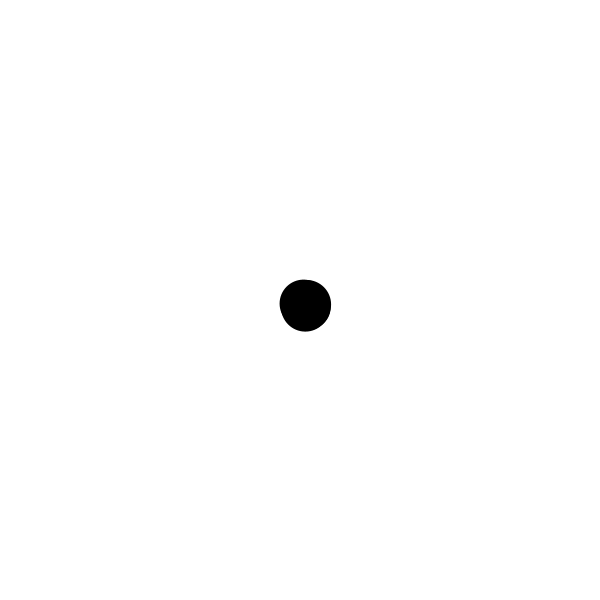
Frame 1 (no input)
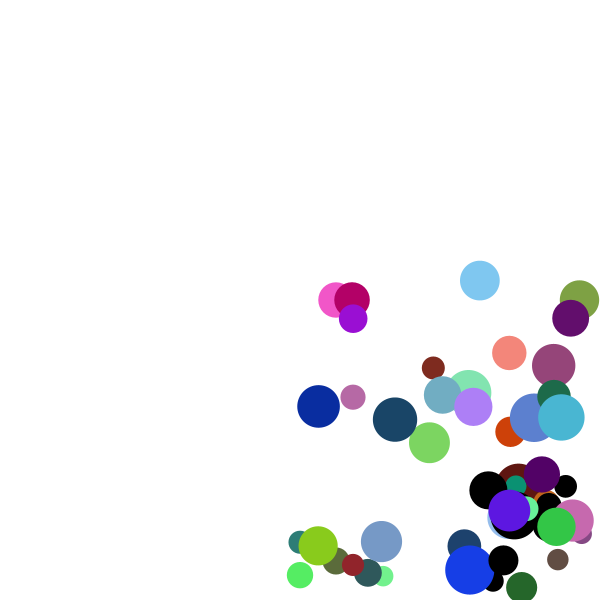
Frame 60 (the mouse pressed at the canvas centre just before this capture)
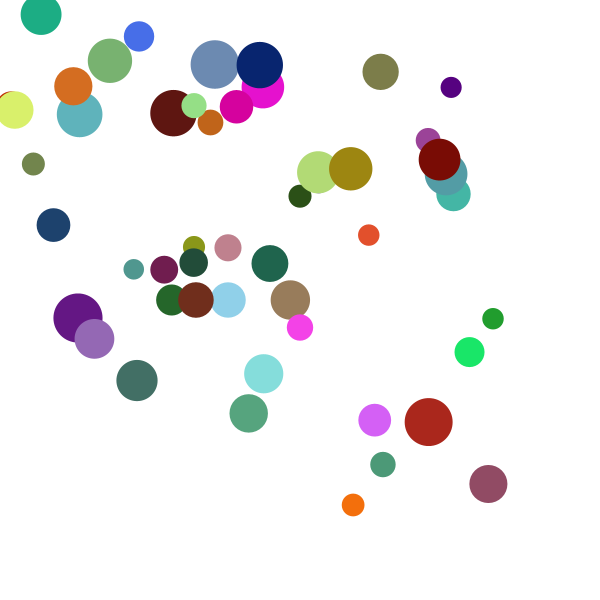
Frame 120 (the mouse held since frame 60 and released just before this capture)

The Processing sketch that drew these frames (run headless with seeded random() and noise(); from frame 60 on, the mouse is pressed at the canvas centre):

// Processing sketch: cria__o_de_bolas_com_poo
// ── cria__o_de_bolas_com_poo.pde
Bola [] b=new Bola [50];
void setup() {
  size(600, 600);
  noStroke();
  colorMode(HSB,360,100,100);
  for (int i=0; i<b.length; i++) {
    b[i] = new Bola (random(10,25), random(3,10), random(3,10));
  }
}

void draw() {
  fill(80, 0, 100);
  
  rect(0, 0, width, height);
  
  for (int i=0; i<b.length; i++) {
    b[i].update();
    b[i].parede();
    b[i].show();
  }
  
}

class Bola {
  float x, y, r, speedX, speedY, cor1, cor2, cor3;
  Bola(float raio, float vX, float vY) {
    x = width / 2;
    y = height / 2;
    r = raio;
    speedX = vX;
    speedY = vY;
    cor1 = 0;
    cor2 = 0;
    cor3 = 0;
  }

  void update() {
    x += speedX;
    y += speedY;
  }

  void show() {
    fill(cor1, cor2, cor3);
    ellipse(x, y, r * 2, r * 2);
  }
  void parede() {
    if (x > width - r || x < 0 +r) {
      speedX *= -1;
      cor1 = random(360);
      cor2 = random(30,100);
      cor3 = random(30,100);
    }
    if (y > height - r || y < 0 + r) {
      speedY *= -1;
      cor1 = random(360);
      cor2 = random(30,100);
      cor3 = random(30,100);
    }
  }
}
